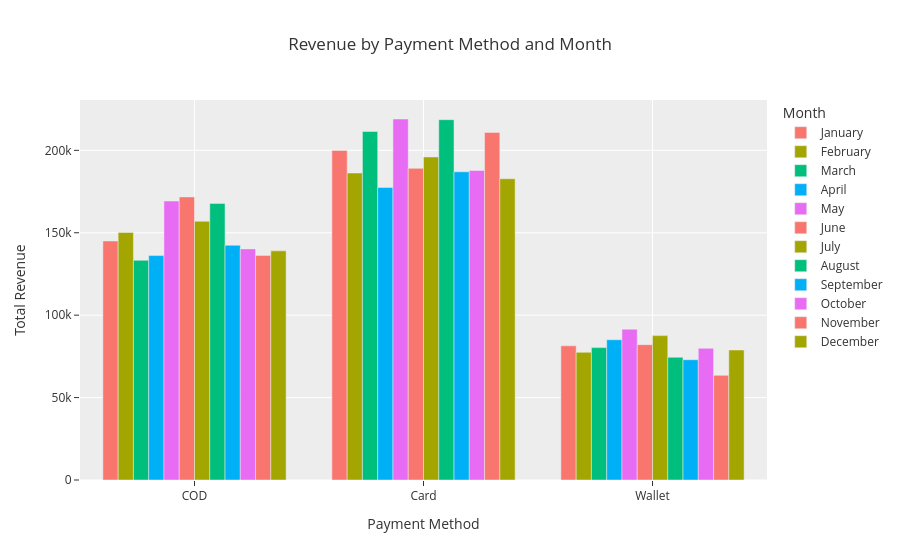

Source (notebook cell):
### Code cell
# Calculate total revenue by payment method and month
revenue_summary = (
    df.groupby(['payment_method', 'month'], observed=True)['revenue']
      .sum()
      .reset_index()
)

# Create the chart
fig = px.bar(
    revenue_summary,
    x='payment_method',
    y='revenue',
    color='month',
    barmode='group',
    title='Revenue by Payment Method and Month',
    template='ggplot2'
)

fig.update_layout(
    xaxis_title='Payment Method',
    yaxis_title='Total Revenue',
    legend_title='Month'
)

fig.show()

### Figure 1 — Plotly figure (JSON) as saved in the notebook; plotly's stock layout.template omitted (floating-point values rounded to 4 significant figures)
{"data": [{"alignmentgroup": "True", "hovertemplate": "month=January<br>payment_method=%{x}<br>revenue=%{y}<extra></extra>", "legendgroup": "January", "marker": {"color": "#F8766D", "pattern": {"shape": ""}}, "name": "January", "offsetgroup": "January", "orientation": "v", "showlegend": true, "textposition": "auto", "type": "bar", "x": ["COD", "Card", "Wallet"], "xaxis": "x", "y": [145000.0, 199900.0, 81400.0], "yaxis": "y"}, {"alignmentgroup": "True", "hovertemplate": "month=February<br>payment_method=%{x}<br>revenue=%{y}<extra></extra>", "legendgroup": "February", "marker": {"color": "#A3A500", "pattern": {"shape": ""}}, "name": "February", "offsetgroup": "February", "orientation": "v", "showlegend": true, "textposition": "auto", "type": "bar", "x": ["COD", "Card", "Wallet"], "xaxis": "x", "y": [150200.0, 186300.0, 77450.0], "yaxis": "y"}, {"alignmentgroup": "True", "hovertemplate": "month=March<br>payment_method=%{x}<br>revenue=%{y}<extra></extra>", "legendgroup": "March", "marker": {"color": "#00BF7D", "pattern": {"shape": ""}}, "name": "March", "offsetgroup": "March", "orientation": "v", "showlegend": true, "textposition": "auto", "type": "bar", "x": ["COD", "Card", "Wallet"], "xaxis": "x", "y": [133300.0, 211400.0, 80320.0], "yaxis": "y"}, {"alignmentgroup": "True", "hovertemplate": "month=April<br>payment_method=%{x}<br>revenue=%{y}<extra></extra>", "legendgroup": "April", "marker": {"color": "#00B0F6", "pattern": {"shape": ""}}, "name": "April", "offsetgroup": "April", "orientation": "v", "showlegend": true, "textposition": "auto", "type": "bar", "x": ["COD", "Card", "Wallet"], "xaxis": "x", "y": [136200.0, 177500.0, 85080.0], "yaxis": "y"}, {"alignmentgroup": "True", "hovertemplate": "month=May<br>payment_method=%{x}<br>revenue=%{y}<extra></extra>", "legendgroup": "May", "marker": {"color": "#E76BF3", "pattern": {"shape": ""}}, "name": "May", "offsetgroup": "May", "orientation": "v", "showlegend": true, "textposition": "auto", "type": "bar", "x": ["COD", "Card", "Wallet"], "xaxis": "x", "y": [169300.0, 219000.0, 91490.0], "yaxis": "y"}, {"alignmentgroup": "True", "hovertemplate": "month=June<br>payment_method=%{x}<br>revenue=%{y}<extra></extra>", "legendgroup": "June", "marker": {"color": "#F8766D", "pattern": {"shape": ""}}, "name": "June", "offsetgroup": "June", "orientation": "v", "showlegend": true, "textposition": "auto", "type": "bar", "x": ["COD", "Card", "Wallet"], "xaxis": "x", "y": [171800.0, 189100.0, 82110.0], "yaxis": "y"}, {"alignmentgroup": "True", "hovertemplate": "month=July<br>payment_method=%{x}<br>revenue=%{y}<extra></extra>", "legendgroup": "July", "marker": {"color": "#A3A500", "pattern": {"shape": ""}}, "name": "July", "offsetgroup": "July", "orientation": "v", "showlegend": true, "textposition": "auto", "type": "bar", "x": ["COD", "Card", "Wallet"], "xaxis": "x", "y": [157000.0, 196000.0, 87600.0], "yaxis": "y"}, {"alignmentgroup": "True", "hovertemplate": "month=August<br>payment_method=%{x}<br>revenue=%{y}<extra></extra>", "legendgroup": "August", "marker": {"color": "#00BF7D", "pattern": {"shape": ""}}, "name": "August", "offsetgroup": "August", "orientation": "v", "showlegend": true, "textposition": "auto", "type": "bar", "x": ["COD", "Card", "Wallet"], "xaxis": "x", "y": [167800.0, 218600.0, 74450.0], "yaxis": "y"}, {"alignmentgroup": "True", "hovertemplate": "month=September<br>payment_method=%{x}<br>revenue=%{y}<extra></extra>", "legendgroup": "September", "marker": {"color": "#00B0F6", "pattern": {"shape": ""}}, "name": "September", "offsetgroup": "September", "orientation": "v", "showlegend": true, "textposition": "auto", "type": "bar", "x": ["COD", "Card", "Wallet"], "xaxis": "x", "y": [142400.0, 187000.0, 72970.0], "yaxis": "y"}, {"alignmentgroup": "True", "hovertemplate": "month=October<br>payment_method=%{x}<br>revenue=%{y}<extra></extra>", "legendgroup": "October", "marker": {"color": "#E76BF3", "pattern": {"shape": ""}}, "name": "October", "offsetgroup": "October", "orientation": "v", "showlegend": true, "textposition": "auto", "type": "bar", "x": ["COD", "Card", "Wallet"], "xaxis": "x", "y": [140200.0, 187800.0, 79880.0], "yaxis": "y"}, {"alignmentgroup": "True", "hovertemplate": "month=November<br>payment_method=%{x}<br>revenue=%{y}<extra></extra>", "legendgroup": "November", "marker": {"color": "#F8766D", "pattern": {"shape": ""}}, "name": "November", "offsetgroup": "November", "orientation": "v", "showlegend": true, "textposition": "auto", "type": "bar", "x": ["COD", "Card", "Wallet"], "xaxis": "x", "y": [136300.0, 210900.0, 63480.0], "yaxis": "y"}, {"alignmentgroup": "True", "hovertemplate": "month=December<br>payment_method=%{x}<br>revenue=%{y}<extra></extra>", "legendgroup": "December", "marker": {"color": "#A3A500", "pattern": {"shape": ""}}, "name": "December", "offsetgroup": "December", "orientation": "v", "showlegend": true, "textposition": "auto", "type": "bar", "x": ["COD", "Card", "Wallet"], "xaxis": "x", "y": [139000.0, 182800.0, 78880.0], "yaxis": "y"}], "layout": {"barmode": "group", "legend": {"title": {"text": "Month"}, "tracegroupgap": 0}, "title": {"text": "Revenue by Payment Method and Month"}, "xaxis": {"anchor": "y", "domain": [0, 1], "title": {"text": "Payment Method"}}, "yaxis": {"anchor": "x", "domain": [0, 1], "title": {"text": "Total Revenue"}}}}
